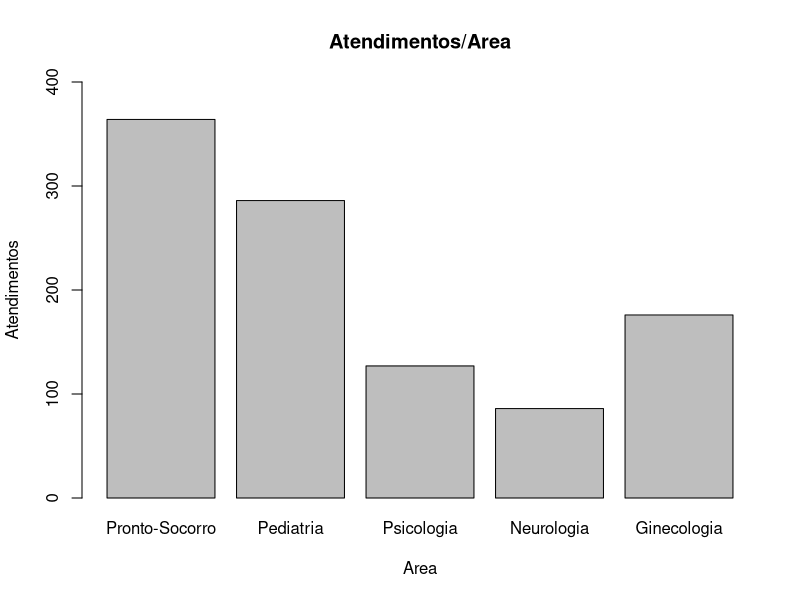

Reproduce this figure in R.
# Instalando biblioteca readxl para importar para o R arquivos com extensão .xls ou .xlsx.
if (!("readxl") %in% installed.packages()) install.packages("readxl")
library(readxl)

exercicio7 <- read_excel("./dados/exercicio7.xls")

barplot(exercicio7$Atendimento,
        main = "Atendimentos/Area",
        xlab = "Area",
        ylab = "Atendimentos", ylim = c(0, 400),
        names.arg = exercicio7$Áreas)
